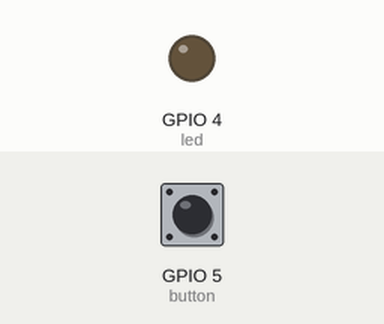
This program was run on a simulated Raspberry Pi (BCM pin numbers). On the bench: output pins drawn as LEDs (lit = HIGH). Dashed ring = blinking. Inputs (shaded band) come from the test bench; at power-on: GPIO 5 (button) HIGH. The run ends when the program shuts the computer down; what the program prints to the terminal is not drawn. At 6.8 s the program puts the board to deep sleep or switches it off; the recording ends there.

Above: at 1.2 s.
1.3 s: GPIO 5 (button) pulled LOW for 3.2 s
At 4.7 s:
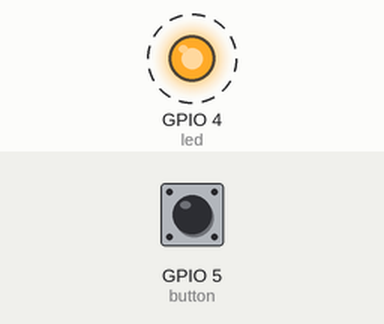
Timing chart, 0 to 6.8 s (numbered marks = the images above; inputs shaded):
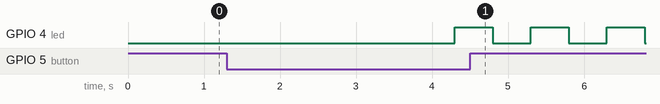

The program:

doorbell.py
```python
import RPi.GPIO as GPIO
import time
import os

def blink(channel, count = 1, timeHigh = 1000, timeLow = 1000):
    """Blink count times, timeHigh milliseconds high, timeLow milliseconds low."""

    if count <= 0:
         return

    GPIO.output(channel, GPIO.HIGH)
    time.sleep(timeHigh / 1000.0)
    GPIO.output(channel, GPIO.LOW)

    for i in range(count - 1):
        time.sleep(timeLow / 1000.0)
        GPIO.output(channel, GPIO.HIGH)
        time.sleep(timeHigh / 1000.0)
        GPIO.output(channel, GPIO.LOW)

led = 4
button = 5

# Init GPIO
GPIO.setmode(GPIO.BCM)
GPIO.setup(led, GPIO.OUT)
GPIO.setup(button, GPIO.IN, pull_up_down = GPIO.PUD_UP)

GPIO.wait_for_edge(button, GPIO.FALLING)
channel = GPIO.wait_for_edge(button, GPIO.RISING, timeout = 3000)
if channel is None:
    blink(led, 3, 500, 500)
    print "Shutdown"
    os.system("/sbin/shutdown -h now")
else:
    blink(led, 1, 500)
    print "Reboot"
    os.system("/sbin/shutdown -r now")

GPIO.cleanup()
```

Measured:
- after the input at 1.3 s, GPIO 4 (led): alternates HIGH for 0.50 s and LOW for 0.50 s, starting after 3.0 s
